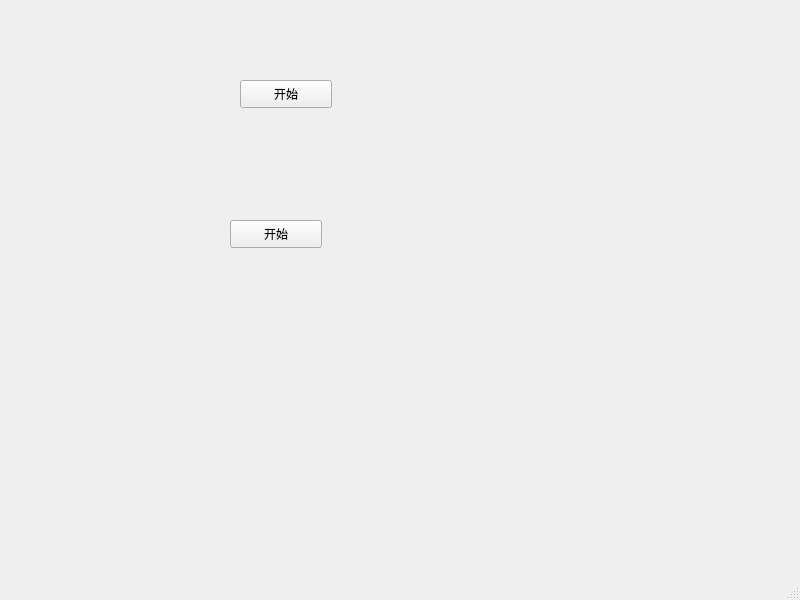
<?xml version="1.0" encoding="UTF-8"?>
<ui version="4.0">
 <class>MainWindow</class>
 <widget class="QMainWindow" name="MainWindow">
  <property name="geometry">
   <rect>
    <x>0</x>
    <y>0</y>
    <width>800</width>
    <height>600</height>
   </rect>
  </property>
  <property name="windowTitle">
   <string>MainWindow</string>
  </property>
  <widget class="QWidget" name="centralwidget">
   <widget class="QPushButton" name="startBtn">
    <property name="geometry">
     <rect>
      <x>240</x>
      <y>80</y>
      <width>92</width>
      <height>28</height>
     </rect>
    </property>
    <property name="text">
     <string>开始</string>
    </property>
   </widget>
   <widget class="QLabel" name="timeLab">
    <property name="geometry">
     <rect>
      <x>360</x>
      <y>70</y>
      <width>121</width>
      <height>41</height>
     </rect>
    </property>
    <property name="text">
     <string/>
    </property>
   </widget>
   <widget class="QLabel" name="timeLab_2">
    <property name="geometry">
     <rect>
      <x>350</x>
      <y>210</y>
      <width>121</width>
      <height>41</height>
     </rect>
    </property>
    <property name="text">
     <string/>
    </property>
   </widget>
   <widget class="QPushButton" name="startBtn_2">
    <property name="geometry">
     <rect>
      <x>230</x>
      <y>220</y>
      <width>92</width>
      <height>28</height>
     </rect>
    </property>
    <property name="text">
     <string>开始</string>
    </property>
   </widget>
  </widget>
  <widget class="QMenuBar" name="menubar">
   <property name="geometry">
    <rect>
     <x>0</x>
     <y>0</y>
     <width>800</width>
     <height>24</height>
    </rect>
   </property>
  </widget>
  <widget class="QStatusBar" name="statusbar"/>
 </widget>
 <resources/>
 <connections/>
</ui>
